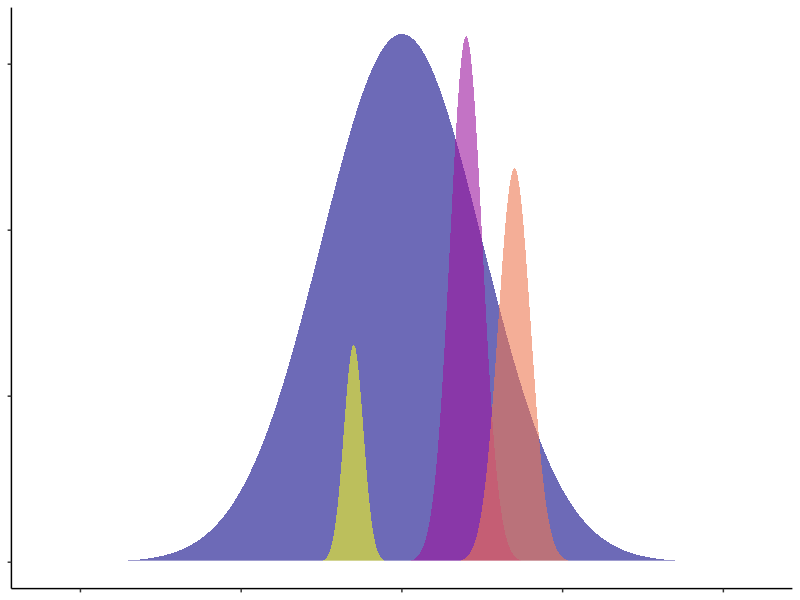
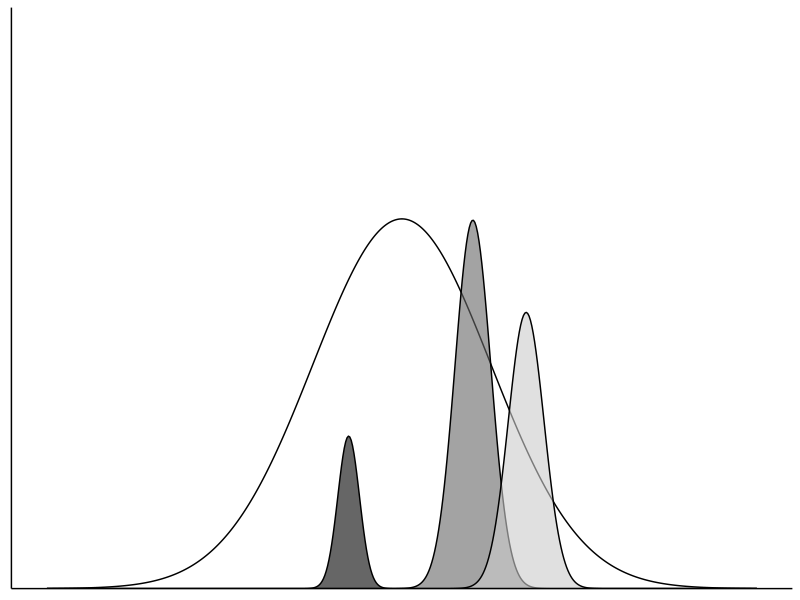
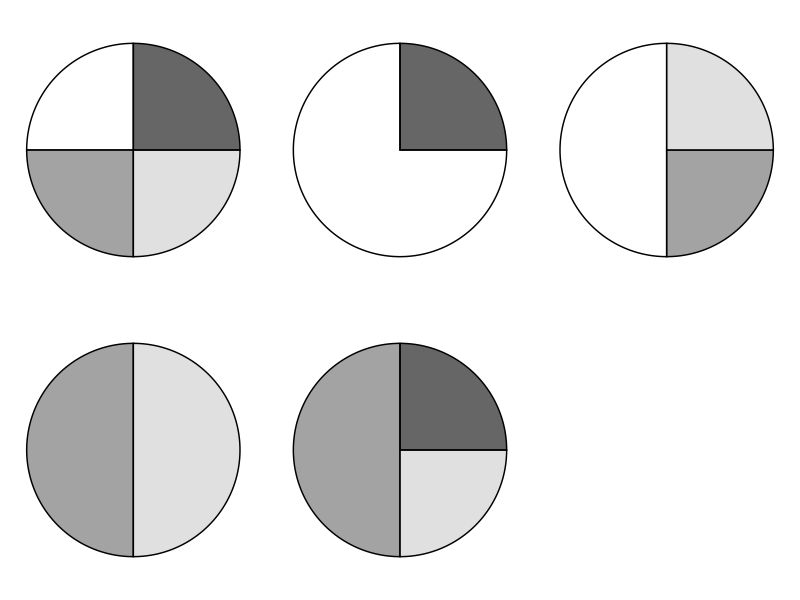
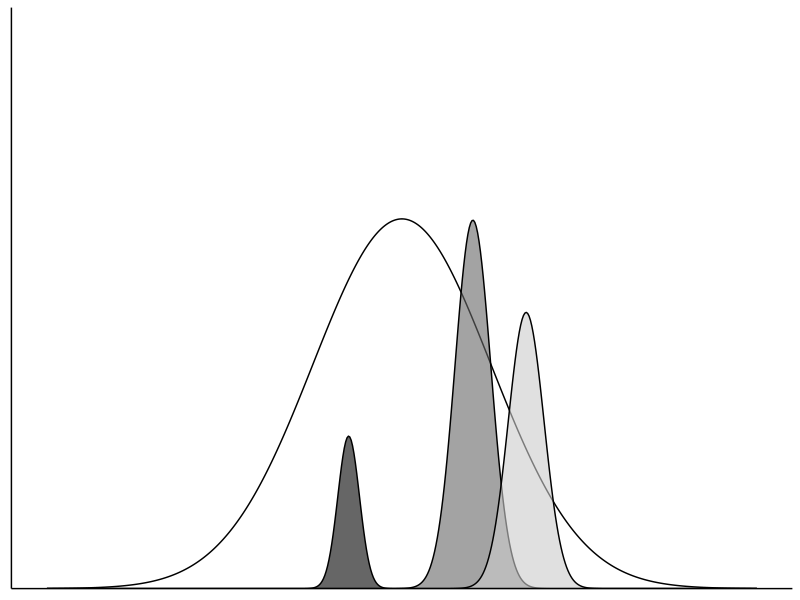
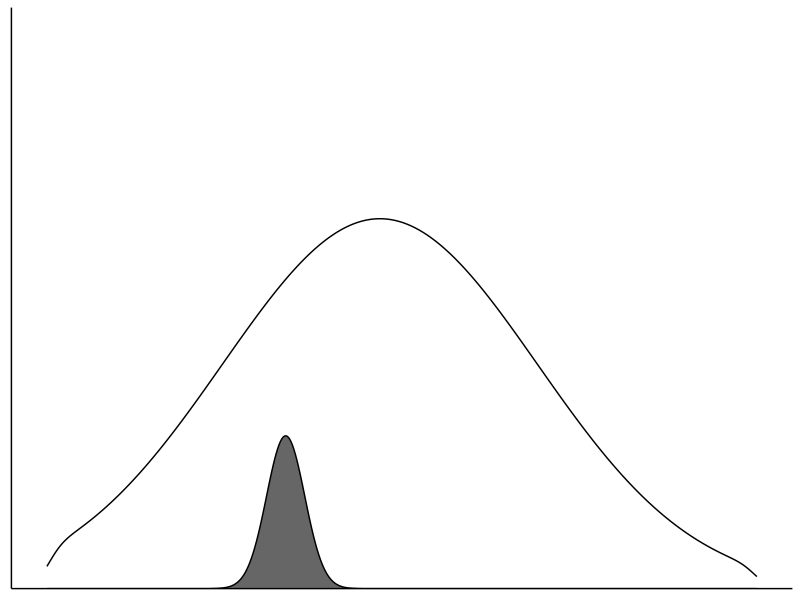
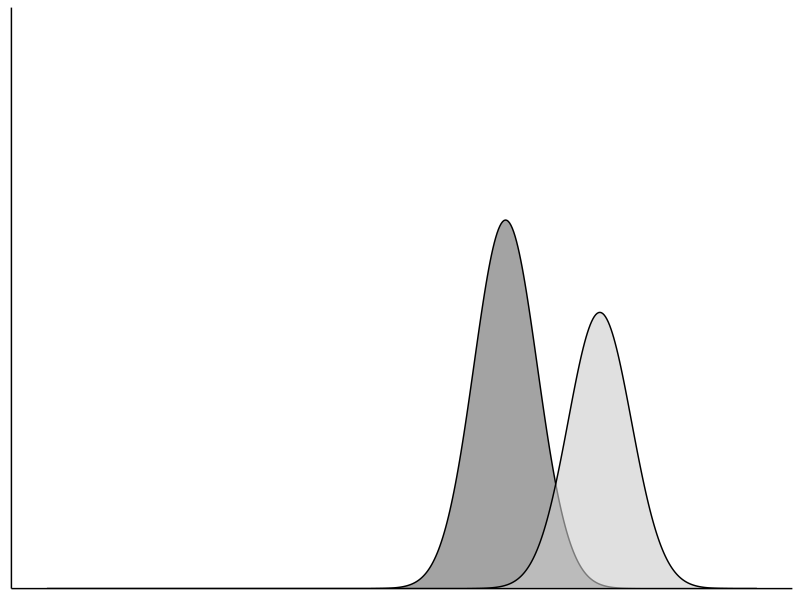
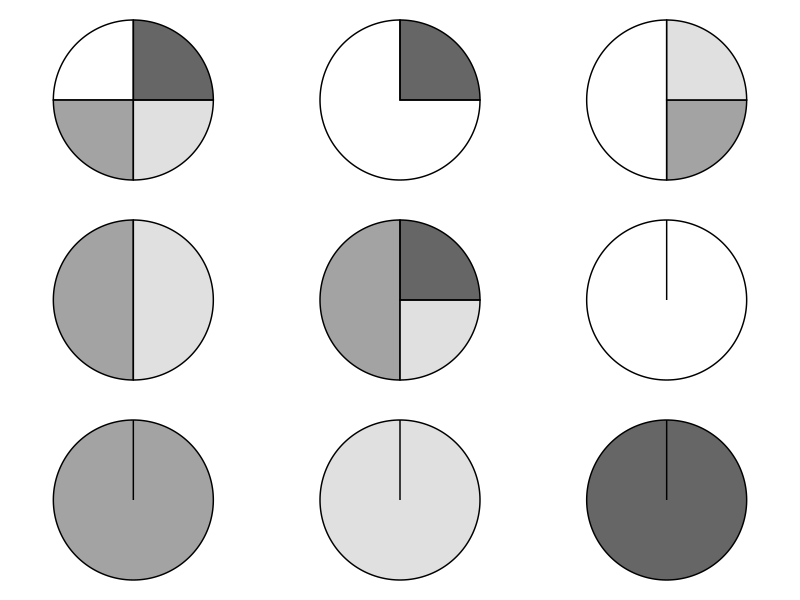

Reproduce these figures in R, in order.


# Project: Examining the relationship between biodiversity and ecosystem functioning in experimental and observational data

# Title: Conceptual figure 1

# load relevant libraries
library(readr)
library(dplyr)
library(tidyr)
library(purrr)
library(ggplot2)
library(broom)
library(RColorBrewer)
library(viridis)
library(here)
library(vegan)
library(ggpubr)

# simulate normally distributed niches

rnorm_perfect <- function(n, mean = 0, sd = 1) {
  stats::qnorm(seq(1 / n, 1 - 1 / n, length.out = n), mean, sd)
}

# set the seed
set.seed(555)

# set up species abundances
spp_abun <- c(200000, 40000, 30000, 10000)

# set up species locations (i.e. means)
spp_means <- c(0, 20, 35, -15)

# set up species standard deviations
spp_sd <- c(25, 5, 5, 3)

# run a loop to 
spp <- vector("list", length = length(spp_abun))
names(spp) <- LETTERS[1:length(spp_abun)]

for (i in seq_along(1:length(spp_abun))) {
  
  spp[[i]] <- data.frame(spp = rnorm_perfect(n = spp_abun[i], mean = spp_means[i], sd = spp_sd[i]))
  
}

spp <- 
  bind_rows(spp, .id = "species") %>%
  as_tibble()

# normal distributions in colour

ggplot(data = spp, 
       mapping = aes(x = spp, y = ..count.., fill = species)) +
  geom_density(alpha = 0.6, colour = NA) +
  theme_classic() +
  scale_fill_viridis_d(option = "C") +
  geom_hline(yintercept=0, colour="white", size=1) +
  theme(legend.position = "none",
        axis.text = element_blank(),
        axis.title = element_blank())

# normal distributions in grey scale

fig_1 <- 
  ggplot(data = spp, 
       mapping = aes(x = spp, y = ..count.., fill = species)) +
  geom_density(alpha = 0.6, colour = "black") +
  theme_classic() +
  scale_fill_manual(values=c("#FFFFFF", "#666666", "#CCCCCC", "#000000")) +
  scale_y_continuous(expand = c(0, 0), limits = c(0, 5000)) +
  scale_x_continuous(limits = c(-100, 100)) +
  theme(legend.position = "none",
        axis.text = element_blank(),
        axis.title = element_blank(),
        axis.ticks = element_blank())
fig_1

ggsave(filename = here("figures/fig_1.png"), plot = fig_1,
       dpi = 300)


fig_1a <- 
  ggplot(data = spp %>% filter(species %in% c("A", "D")), 
         mapping = aes(x = spp, y = ..count.., fill = species)) +
  geom_density(alpha = 0.6, colour = "black") +
  theme_classic() +
  scale_fill_manual(values=c("#FFFFFF", "#000000")) +
  scale_y_continuous(expand = c(0, 0), limits = c(0, 5000)) +
  scale_x_continuous(limits = c(-53, 60)) +
  theme(legend.position = "none",
        axis.text = element_blank(),
        axis.title = element_blank(),
        axis.ticks = element_blank())

ggsave(filename = here("figures/fig_1a.png"), plot = fig_1a,
       dpi = 300)


fig_1b <- 
  ggplot(data = spp %>% filter(species %in% c("B", "C")), 
         mapping = aes(x = spp, y = ..count.., fill = species)) +
  geom_density(alpha = 0.6, colour = "black") +
  theme_classic() +
  scale_fill_manual(values=c("#666666", "#CCCCCC")) +
  scale_y_continuous(expand = c(0, 0), limits = c(0, 5000)) +
  scale_x_continuous(limits = c(-53, 60)) +
  theme(legend.position = "none",
        axis.text = element_blank(),
        axis.title = element_blank(),
        axis.ticks = element_blank())

ggsave(filename = here("figures/fig_1b.png"), plot = fig_1b,
       dpi = 300)


# make pie charts

df1 <- data.frame(
  group = c("A", "B", "C", "D"),
  value = c(1, 1, 1, 1)
)

p1 <- ggplot(df1, aes(x = "", y = value, fill = group)) +
  geom_bar(width = 1, stat = "identity", colour = "black", alpha = 0.6) +
  coord_polar("y", start=0) +
  scale_fill_manual(values=c("#FFFFFF", "#666666", "#CCCCCC", "#000000")) +
  theme_void() +
  theme(legend.position = "none")

df2 <- data.frame(
  group = c("A", "D"),
  value = c(1.5, 0.5)
)

p2 <- ggplot(df2, aes(x = "", y = value, fill = group)) +
  geom_bar(width = 1, stat = "identity", colour = "black", alpha = 0.6) +
  coord_polar("y", start=0) +
  scale_fill_manual(values=c("#FFFFFF", "#000000")) +
  theme_void() +
  theme(legend.position = "none")

df3 <- data.frame(
  group = c("A", "B", "C"),
  value = c(2, 1, 1)
)

p3 <- ggplot(df3, aes(x = "", y = value, fill = group)) +
  geom_bar(width = 1, stat = "identity", colour = "black", alpha = 0.6) +
  coord_polar("y", start=0) +
  scale_fill_manual(values=c("#FFFFFF", "#666666", "#CCCCCC")) +
  theme_void() +
  theme(legend.position = "none")

df4 <- data.frame(
  group = c("B", "C"),
  value = c(1, 1)
)

p4 <- ggplot(df4, aes(x = "", y = value, fill = group)) +
  geom_bar(width = 1, stat = "identity", colour = "black", alpha = 0.6) +
  coord_polar("y", start=0) +
  scale_fill_manual(values=c("#666666", "#CCCCCC")) +
  theme_void() +
  theme(legend.position = "none")


df5 <- data.frame(
  group = c("B", "C", "D"),
  value = c(2, 1, 1)
)

p5 <- ggplot(df5, aes(x = "", y = value, fill = group)) +
  geom_bar(width = 1, stat = "identity", colour = "black", alpha = 0.6) +
  coord_polar("y", start=0) +
  scale_fill_manual(values=c("#666666", "#CCCCCC", "#000000")) +
  theme_void() +
  theme(legend.position = "none")

ggarrange(p1, p2, p3, p4, p5)


# make singular charts
cols <- c("#FFFFFF", "#666666", "#CCCCCC", "#000000")

df_cols <- data.frame(
  group = c("B"),
  value = c(1)
)

df_plots <- vector("list")

for (i in seq_along(1:length(cols))) {
  
  df_plots[[i]] <- 
    ggplot(df_cols, aes(x = "", y = value, fill = group)) +
    geom_bar(width = 1, stat = "identity", colour = "black", alpha = 0.6) +
    coord_polar("y", start=0) +
    scale_fill_manual(values=cols[i]) +
    theme_void() +
    theme(legend.position = "none")
  
}

pies <- 
  ggarrange(p1, p2, p3, p4, p5,
          df_plots[[1]], df_plots[[2]], df_plots[[3]], df_plots[[4]])

ggsave(filename = here("figures/fig_1_pies.png"), plot = pies,
       dpi = 300)
